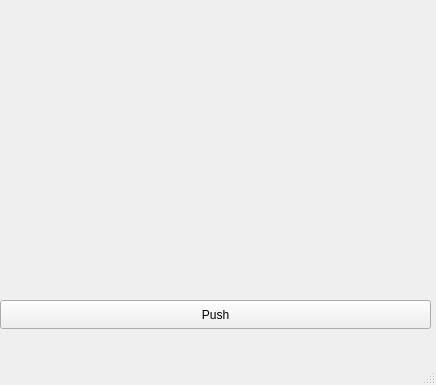
<?xml version="1.0" encoding="UTF-8"?>
<ui version="4.0">
 <class>MainWindow</class>
 <widget class="QMainWindow" name="MainWindow">
  <property name="geometry">
   <rect>
    <x>0</x>
    <y>0</y>
    <width>436</width>
    <height>385</height>
   </rect>
  </property>
  <property name="windowTitle">
   <string>MainWindow</string>
  </property>
  <widget class="QWidget" name="centralwidget">
   <widget class="QCustomPlot" name="widget" native="true">
    <property name="geometry">
     <rect>
      <x>0</x>
      <y>10</y>
      <width>431</width>
      <height>271</height>
     </rect>
    </property>
   </widget>
   <widget class="QPushButton" name="pushButton">
    <property name="geometry">
     <rect>
      <x>0</x>
      <y>300</y>
      <width>431</width>
      <height>29</height>
     </rect>
    </property>
    <property name="text">
     <string>Push</string>
    </property>
   </widget>
  </widget>
  <widget class="QMenuBar" name="menubar">
   <property name="geometry">
    <rect>
     <x>0</x>
     <y>0</y>
     <width>436</width>
     <height>26</height>
    </rect>
   </property>
  </widget>
  <widget class="QStatusBar" name="statusbar"/>
 </widget>
 <customwidgets>
  <customwidget>
   <class>QCustomPlot</class>
   <extends>QWidget</extends>
   <header>qcustomplot.h</header>
   <container>1</container>
  </customwidget>
 </customwidgets>
 <resources/>
 <connections/>
</ui>
